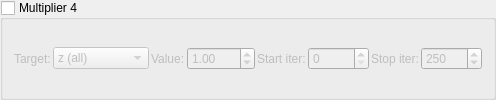
    <widget class="MyGroupBox" name="groupCheck_transf_multiplier_enabled_4_false">
     <property name="title"><string>Multiplier 4</string></property>
     <property name="checkable"><bool>true</bool></property>
     <property name="checked"><bool>false</bool></property>
     <layout class="QGridLayout" name="gridLayout_mult4">
      <property name="spacing"><number>2</number></property>
      <item row="0" column="0">
       <widget class="QLabel"><property name="text"><string>Target:</string></property></widget>
      </item>
      <item row="0" column="1">
       <widget class="MyComboBox" name="comboBox_transf_multiplier_mode_4">
        <item><property name="text"><string notr="true">z (all)</string></property></item>
        <item><property name="text"><string notr="true">z.x</string></property></item>
        <item><property name="text"><string notr="true">z.y</string></property></item>
        <item><property name="text"><string notr="true">z.z</string></property></item>
        <item><property name="text"><string notr="true">DE</string></property></item>
        <item><property name="text"><string notr="true">color</string></property></item>
        <item><property name="text"><string notr="true">z.w</string></property></item>
        <item><property name="text"><string notr="true">z.xy</string></property></item>
        <item><property name="text"><string notr="true">z.xz</string></property></item>
        <item><property name="text"><string notr="true">z.yz</string></property></item>
        <item><property name="text"><string notr="true">color accum</string></property></item>
       </widget>
      </item>
      <item row="0" column="2">
       <widget class="QLabel"><property name="text"><string>Value:</string></property></widget>
      </item>
      <item row="0" column="3">
       <widget class="MyDoubleSpinBox" name="spinbox_transf_multiplier_scale_4">
        <property name="minimum"><double>-100.0</double></property><property name="maximum"><double>100.0</double></property>
        <property name="singleStep"><double>0.01</double></property><property name="value"><double>1.0</double></property>
       </widget>
      </item>
      <item row="0" column="4">
       <widget class="QLabel"><property name="text"><string>Start iter:</string></property></widget>
      </item>
      <item row="0" column="5">
       <widget class="MySpinBox" name="spinboxInt_transf_multiplier_start_iter_4">
        <property name="minimum"><number>0</number></property><property name="maximum"><number>10000</number></property>
        <property name="value"><number>0</number></property>
       </widget>
      </item>
      <item row="0" column="6">
       <widget class="QLabel"><property name="text"><string>Stop iter:</string></property></widget>
      </item>
      <item row="0" column="7">
       <widget class="MySpinBox" name="spinboxInt_transf_multiplier_stop_iter_4">
        <property name="minimum"><number>0</number></property><property name="maximum"><number>10000</number></property>
        <property name="value"><number>250</number></property>
       </widget>
      </item>
     </layout>
    </widget>
